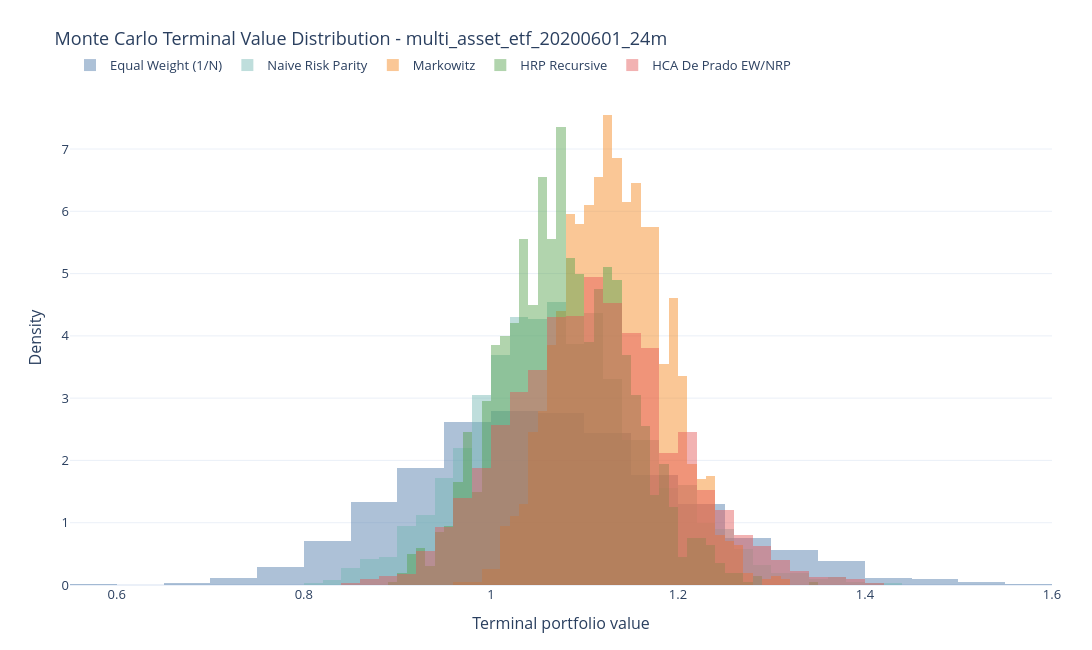

Write notebook code for a chart like this one.
### Markdown cell above
## Figure 1 - Terminal Value Distribution

This figure answers: who performs better on average under uncertainty, and how wide are the simulated outcome distributions?

### Code cell
fig_dist = go.Figure()

for method in METHOD_ORDER:
    subset = terminal_run[terminal_run['method'] == method]
    if subset.empty:
        continue
    fig_dist.add_trace(
        go.Histogram(
            x=subset['terminal_value'],
            name=method_label(method),
            marker_color=PALETTE[method],
            opacity=0.45,
            histnorm='probability density',
            nbinsx=50,
        )
    )

fig_dist.update_layout(barmode='overlay')
fig_dist.update_xaxes(title='Terminal portfolio value')
fig_dist.update_yaxes(title='Density')
apply_paper_layout(fig_dist, title=f'Monte Carlo Terminal Value Distribution - {RUN_ID}')
save_figure(fig_dist, 'figure_01_terminal_value_distribution.html')
fig_dist

### Figure 1 — Plotly figure (JSON) as saved in the notebook; plotly's stock layout.template omitted (floating-point values rounded to 4 significant figures; data arrays with more than 128 entries replaced by an {"elided": "..."} marker saying what was removed)
{"data": [{"histnorm": "probability density", "marker": {"color": "#4C78A8"}, "name": "Equal Weight (1/N)", "nbinsx": 50, "opacity": 0.45, "type": "histogram", "x": {"elided": "2000 float values"}}, {"histnorm": "probability density", "marker": {"color": "#72B7B2"}, "name": "Naive Risk Parity", "nbinsx": 50, "opacity": 0.45, "type": "histogram", "x": {"elided": "2000 float values"}}, {"histnorm": "probability density", "marker": {"color": "#F58518"}, "name": "Markowitz", "nbinsx": 50, "opacity": 0.45, "type": "histogram", "x": {"elided": "2000 float values"}}, {"histnorm": "probability density", "marker": {"color": "#54A24B"}, "name": "HRP Recursive", "nbinsx": 50, "opacity": 0.45, "type": "histogram", "x": {"elided": "2000 float values"}}, {"histnorm": "probability density", "marker": {"color": "#E45756"}, "name": "HCA De Prado EW/NRP", "nbinsx": 50, "opacity": 0.45, "type": "histogram", "x": {"elided": "2000 float values"}}], "layout": {"barmode": "overlay", "font": {"size": 13}, "height": 650, "legend": {"orientation": "h", "x": 0, "xanchor": "left", "y": 1.02, "yanchor": "bottom"}, "margin": {"b": 65, "l": 70, "r": 40, "t": 90}, "paper_bgcolor": "white", "plot_bgcolor": "white", "title": {"text": "Monte Carlo Terminal Value Distribution - multi_asset_etf_20200601_24m"}, "width": 1100, "xaxis": {"title": {"text": "Terminal portfolio value"}}, "yaxis": {"title": {"text": "Density"}}}}
